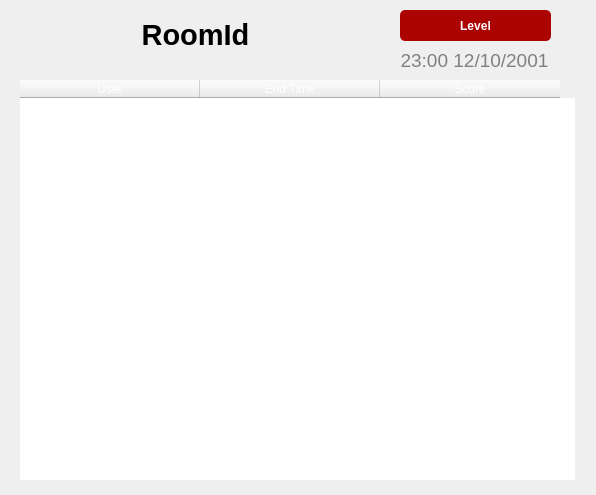
<?xml version="1.0" encoding="UTF-8"?>
<ui version="4.0">
 <class>RoomResult</class>
 <widget class="QDialog" name="RoomResult">
  <property name="geometry">
   <rect>
    <x>0</x>
    <y>0</y>
    <width>596</width>
    <height>495</height>
   </rect>
  </property>
  <property name="windowTitle">
   <string>Dialog</string>
  </property>
  <widget class="QTableWidget" name="resultTable">
   <property name="geometry">
    <rect>
     <x>20</x>
     <y>80</y>
     <width>555</width>
     <height>400</height>
    </rect>
   </property>
   <property name="autoFillBackground">
    <bool>true</bool>
   </property>
   <property name="styleSheet">
    <string notr="true">QTableWidget::item { 
background-color: rgb(255, 255, 255);
border-bottom: 1px solid lightgray;
border-top: 10px solid white;
}





</string>
   </property>
   <property name="frameShape">
    <enum>QFrame::NoFrame</enum>
   </property>
   <property name="verticalScrollBarPolicy">
    <enum>Qt::ScrollBarAsNeeded</enum>
   </property>
   <property name="horizontalScrollBarPolicy">
    <enum>Qt::ScrollBarAlwaysOff</enum>
   </property>
   <property name="sizeAdjustPolicy">
    <enum>QAbstractScrollArea::AdjustIgnored</enum>
   </property>
   <property name="autoScrollMargin">
    <number>10</number>
   </property>
   <property name="editTriggers">
    <set>QAbstractItemView::NoEditTriggers</set>
   </property>
   <property name="alternatingRowColors">
    <bool>false</bool>
   </property>
   <property name="selectionMode">
    <enum>QAbstractItemView::NoSelection</enum>
   </property>
   <property name="showGrid">
    <bool>false</bool>
   </property>
   <property name="sortingEnabled">
    <bool>false</bool>
   </property>
   <property name="wordWrap">
    <bool>true</bool>
   </property>
   <property name="cornerButtonEnabled">
    <bool>false</bool>
   </property>
   <property name="rowCount">
    <number>0</number>
   </property>
   <property name="columnCount">
    <number>3</number>
   </property>
   <attribute name="horizontalHeaderVisible">
    <bool>true</bool>
   </attribute>
   <attribute name="horizontalHeaderCascadingSectionResizes">
    <bool>false</bool>
   </attribute>
   <attribute name="horizontalHeaderMinimumSectionSize">
    <number>180</number>
   </attribute>
   <attribute name="horizontalHeaderDefaultSectionSize">
    <number>180</number>
   </attribute>
   <attribute name="horizontalHeaderHighlightSections">
    <bool>true</bool>
   </attribute>
   <attribute name="verticalHeaderVisible">
    <bool>false</bool>
   </attribute>
   <attribute name="verticalHeaderCascadingSectionResizes">
    <bool>false</bool>
   </attribute>
   <attribute name="verticalHeaderMinimumSectionSize">
    <number>30</number>
   </attribute>
   <attribute name="verticalHeaderDefaultSectionSize">
    <number>40</number>
   </attribute>
   <column>
    <property name="text">
     <string>User</string>
    </property>
    <property name="background">
     <color>
      <red>62</red>
      <green>110</green>
      <blue>110</blue>
     </color>
    </property>
    <property name="foreground">
     <brush brushstyle="SolidPattern">
      <color alpha="255">
       <red>255</red>
       <green>255</green>
       <blue>255</blue>
      </color>
     </brush>
    </property>
   </column>
   <column>
    <property name="text">
     <string>End Time</string>
    </property>
    <property name="background">
     <color>
      <red>62</red>
      <green>110</green>
      <blue>110</blue>
     </color>
    </property>
    <property name="foreground">
     <brush brushstyle="SolidPattern">
      <color alpha="255">
       <red>255</red>
       <green>255</green>
       <blue>255</blue>
      </color>
     </brush>
    </property>
   </column>
   <column>
    <property name="text">
     <string>Score</string>
    </property>
    <property name="background">
     <color>
      <red>62</red>
      <green>110</green>
      <blue>110</blue>
     </color>
    </property>
    <property name="foreground">
     <brush brushstyle="SolidPattern">
      <color alpha="255">
       <red>255</red>
       <green>255</green>
       <blue>255</blue>
      </color>
     </brush>
    </property>
   </column>
  </widget>
  <widget class="QLabel" name="roomId">
   <property name="geometry">
    <rect>
     <x>20</x>
     <y>4</y>
     <width>351</width>
     <height>61</height>
    </rect>
   </property>
   <property name="font">
    <font>
     <pointsize>22</pointsize>
     <bold>true</bold>
    </font>
   </property>
   <property name="text">
    <string>RoomId</string>
   </property>
   <property name="alignment">
    <set>Qt::AlignCenter</set>
   </property>
  </widget>
  <widget class="QLabel" name="time">
   <property name="geometry">
    <rect>
     <x>390</x>
     <y>40</y>
     <width>169</width>
     <height>40</height>
    </rect>
   </property>
   <property name="minimumSize">
    <size>
     <width>0</width>
     <height>40</height>
    </size>
   </property>
   <property name="font">
    <font>
     <pointsize>14</pointsize>
    </font>
   </property>
   <property name="styleSheet">
    <string notr="true">color: gray;</string>
   </property>
   <property name="text">
    <string>23:00 12/10/2001</string>
   </property>
   <property name="alignment">
    <set>Qt::AlignCenter</set>
   </property>
  </widget>
  <widget class="QLabel" name="level">
   <property name="geometry">
    <rect>
     <x>400</x>
     <y>10</y>
     <width>151</width>
     <height>31</height>
    </rect>
   </property>
   <property name="font">
    <font>
     <bold>true</bold>
    </font>
   </property>
   <property name="styleSheet">
    <string notr="true">background-color: rgb(172, 3, 3);
border-radius: 5px;
color: white;</string>
   </property>
   <property name="text">
    <string>Level</string>
   </property>
   <property name="alignment">
    <set>Qt::AlignCenter</set>
   </property>
  </widget>
 </widget>
 <resources/>
 <connections/>
</ui>
